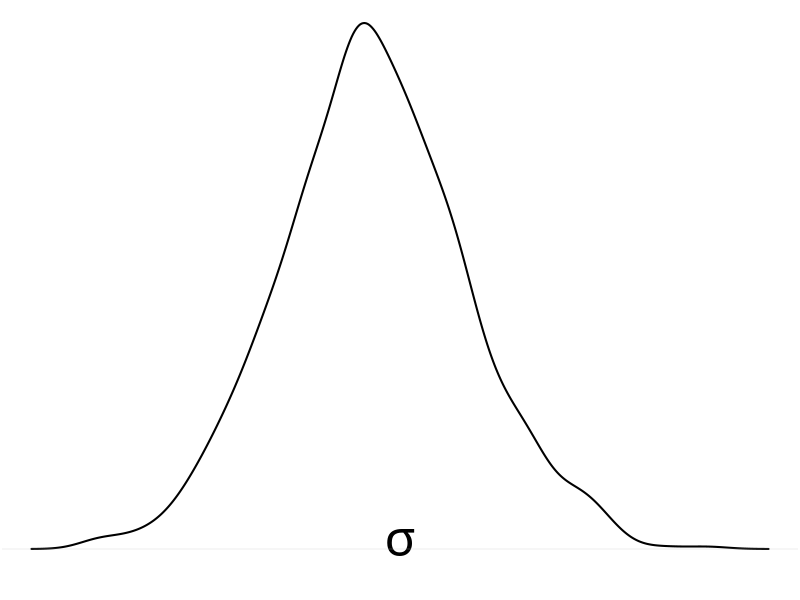
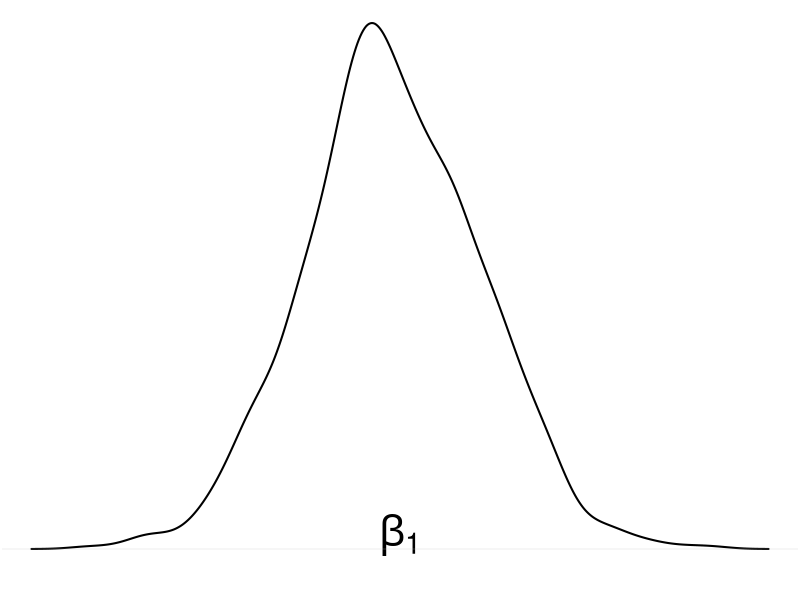
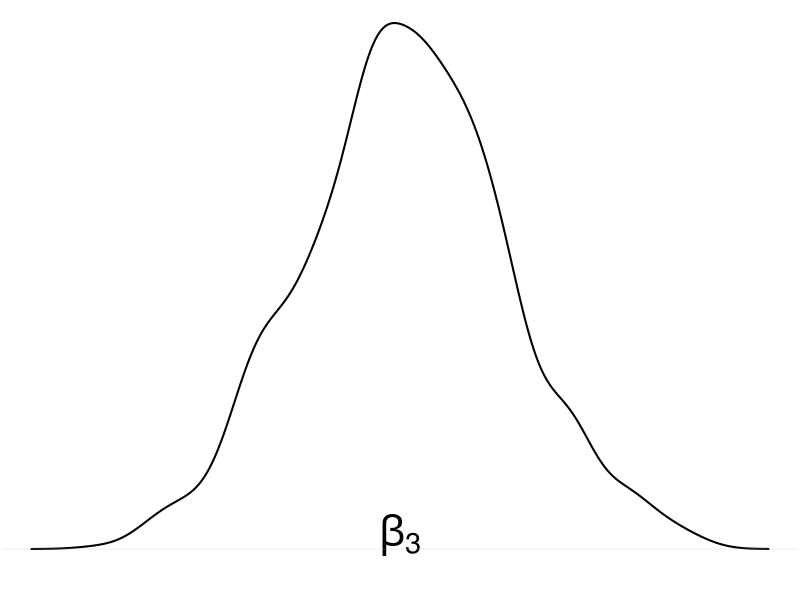
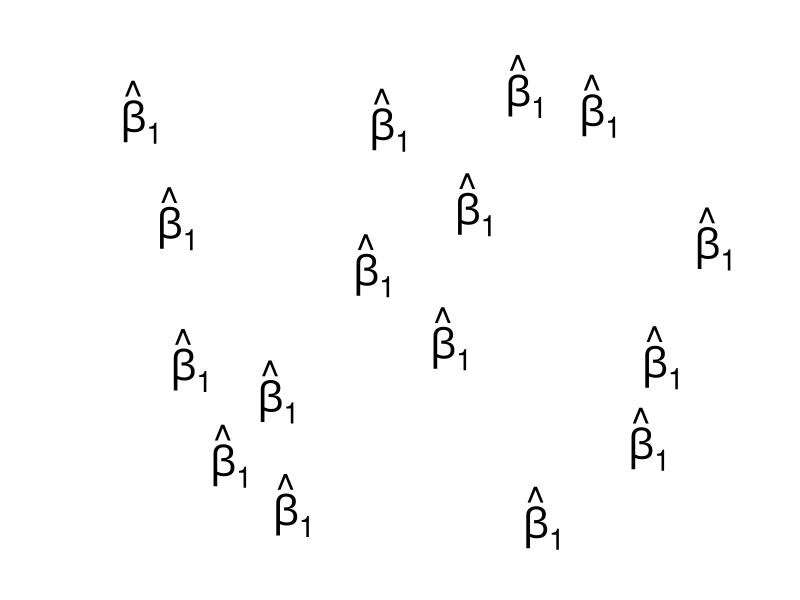
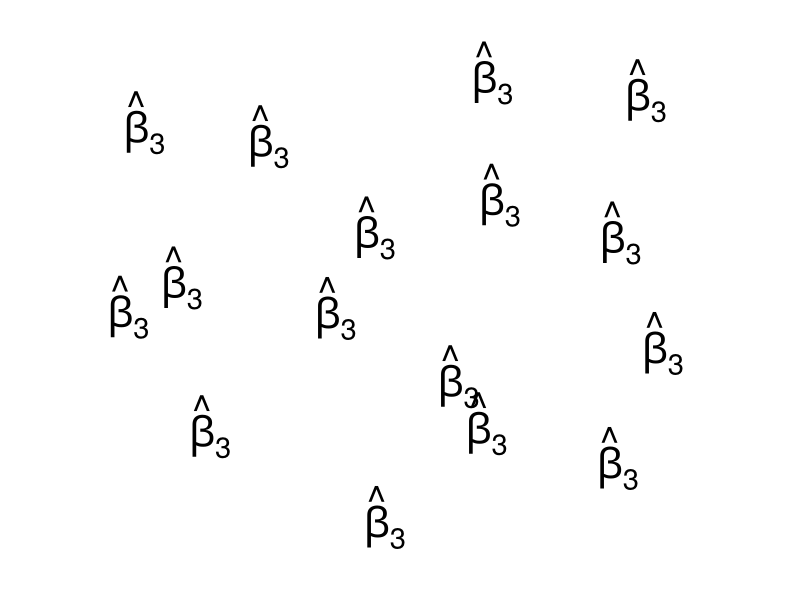
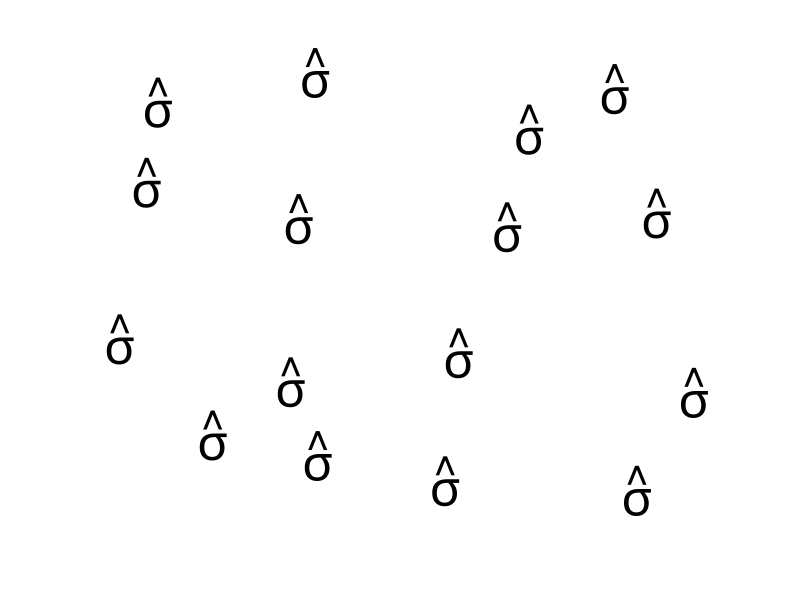
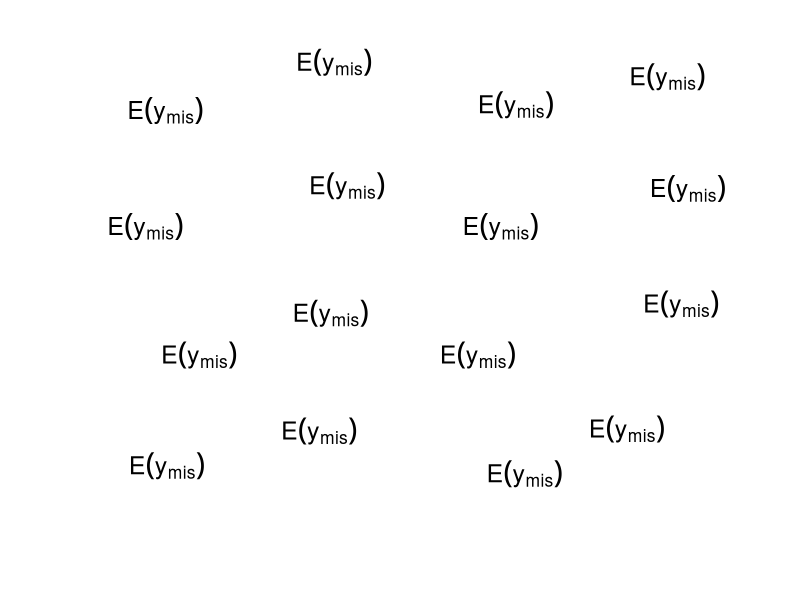
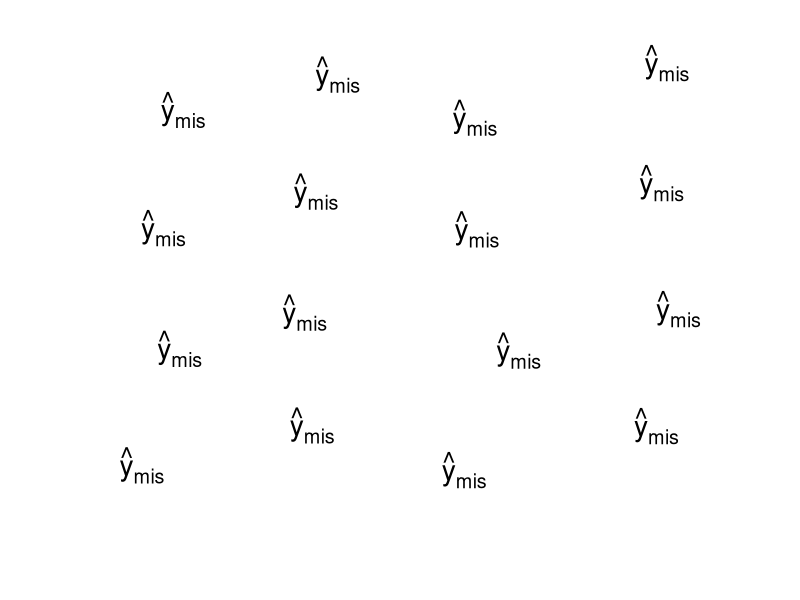

Source code (R) for these figures, in order:
projdir <- gsub("/Slides", "", getwd())

set.seed(2020)

png(file.path(projdir, 'Slides/graphics/Section04', 'BayesImp_eps.png'),
    width = 900, height = 600, res = 300)
par(mar = c(1.5, 0.1, 0.1, 0.1), mgp = c(-1.5, 0, 0))
plot(density(rnorm(1e3, 0, 0.2)), main = '', xlab = expression(sigma),
     cex.lab = 3, ylab = '', yaxt = 'n',
     xaxt = 'n', lwd = 2, bty = 'n')
dev.off()


png(file.path(projdir, 'Slides/graphics/Section04', 'BayesImp_beta1.png'),
    width = 900, height = 600, res = 300)
par(mar = c(1.5, 0.1, 0.1, 0.1), mgp = c(-1.5, 0, 0))
plot(density(rnorm(1e3)), main = '', xlab = expression(beta[1]),
     cex.lab = 2.5, ylab = '', yaxt = 'n', bty = 'n',
     xaxt = 'n', lwd = 2)
dev.off()


png(file.path(projdir, 'Slides/graphics/Section04', 'BayesImp_beta3.png'),
    width = 900, height = 600, res = 300)
par(mar = c(1.5, 0.1, 0.1, 0.1), mgp = c(-1.5, 0, 0))
plot(density(rnorm(1e3)), main = '', xlab = expression(beta[3]),
     cex.lab = 2.5, ylab = '', yaxt = 'n', bty = 'n',
     xaxt = 'n', lwd = 2)
dev.off()



set.seed(2020)

x <- rep(seq(-0.5, 0.5, by = 0.3), each = 4)
y <- rep(seq(-0.5, 0.5, by = 0.3), 4)

png(file.path(projdir, 'Slides/graphics/Section04', 'BayesImp_betahat1.png'),
    width = 900, height = 900, bg = 'transparent', res = 300)
par(mar = rep(0.4, 4), mgp = c(0, 0, 0), xpd = T)
plot(x, y, type = 'n', bty = 'n', xaxt = 'n', yaxt = 'n', xlab = '', ylab = '',
     xlim = range(x) * 1.5,
     ylim = range(y) * 1.5)
text(jitter(y, 2) ~ jitter(x, 2), labels = expression(hat(beta)[1]), cex = 2.5)
dev.off()

png(file.path(projdir, 'Slides/graphics/Section04', 'BayesImp_betahat3.png'),
    width = 900, height = 900, bg = 'transparent', res = 300)
par(mar = rep(0.4, 4), mgp = c(0, 0, 0), xpd = T)
plot(x, y, type = 'n', bty = 'n', xaxt = 'n', yaxt = 'n', xlab = '', ylab = '',
     xlim = range(x) * 1.5,
     ylim = range(y) * 1.5)
text(jitter(y, 2) ~ jitter(x, 2), labels = expression(hat(beta)[3]), cex = 2.5)
dev.off()

png(file.path(projdir, 'Slides/graphics/Section04', 'BayesImp_sighat.png'),
    width = 900, height = 900, bg = 'transparent', res = 300)
par(mar = rep(0.4, 4), mgp = c(0, 0, 0), xpd = T)
plot(y ~ x,
     type = 'n', bty = 'n', xaxt = 'n', yaxt = 'n', xlab = '', ylab = '',
     xlim = range(x) * 1.5,
     ylim = range(y) * 1.5)
text(jitter(y, 2) ~ jitter(x, 2), labels = expression(hat(sigma)), cex = 3)
dev.off()


y2 <- y + rep(c(0, 0.1), each = 4)

png(file.path(projdir, 'Slides/graphics/Section04', 'BayesImp_Eymis.png'),
    width = 900, height = 900, bg = 'transparent', res = 300)
par(mar = rep(0.4, 4), mgp = c(0, 0, 0), xpd = T)
plot(y2 ~ x,
     type = 'n', bty = 'n', xaxt = 'n', yaxt = 'n', xlab = '', ylab = '',
     xlim = range(x) * 1.5,
     ylim = range(y) * 1.5)
text(jitter(y2, 1) ~ jitter(x, 1), labels = expression(E(y[mis])), cex = 1.5)
dev.off()

png(file.path(projdir, 'Slides/graphics/Section04', 'BayesImp_ymis.png'),
    width = 900, height = 900, bg = 'transparent', res = 300)
par(mar = rep(0.4, 4), mgp = c(0, 0, 0), xpd = T)
plot(y2 ~ x,
     type = 'n', bty = 'n', xaxt = 'n', yaxt = 'n', xlab = '', ylab = '',
     xlim = range(x) * 1.5,
     ylim = range(y) * 1.5)
text(jitter(y2, 1) ~ jitter(x, 1), labels = expression(hat(y)[mis]), cex = 1.7)
dev.off()


set.seed(2020)
mean <- rnorm(20, 0, 0.3)
sd <- runif(20, 1.5, 1.9)

xx <- seq(-8, 8, length = 100)

png(file.path(projdir, 'Slides/graphics/Section04', 'BayesImp_distr.png'),
    width = 1200, height = 700, bg = 'transparent', res = 300)
par(mar = rep(0.4, 4), mgp = c(0, 0, 0), xpd = T)
plot(xx, dnorm(xx, mean[1], sd[1]), type = 'l', ylim = c(0, 0.26), xlim = c(-7.5, 7.5),
     bty = 'n', xaxt = 'n', yaxt = 'n', xlab = '', ylab = '')

for (i in seq_along(mean)) {
    lines(xx, dnorm(xx, mean[i], sd[i]))
}
dev.off()
